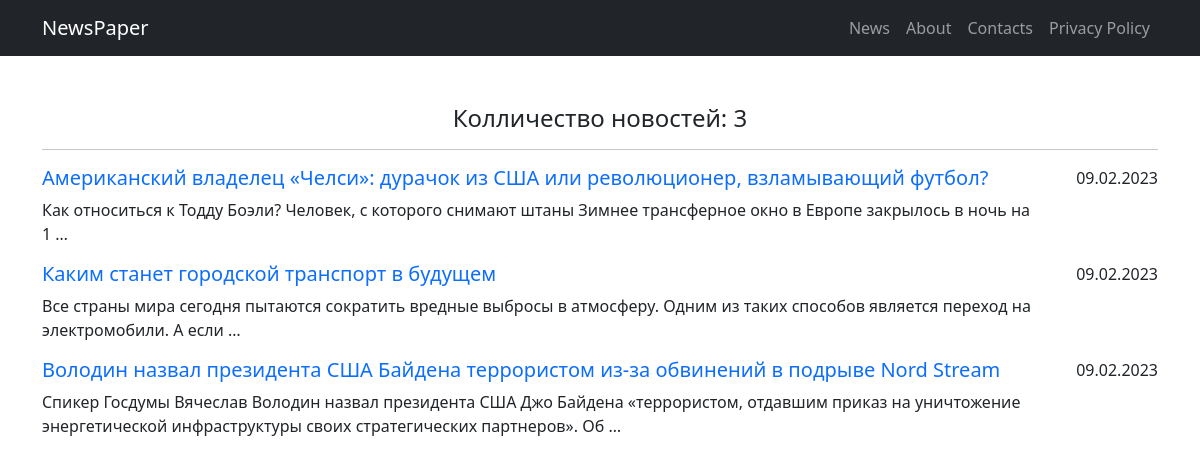
The page /news/ on the database as committed earlier.
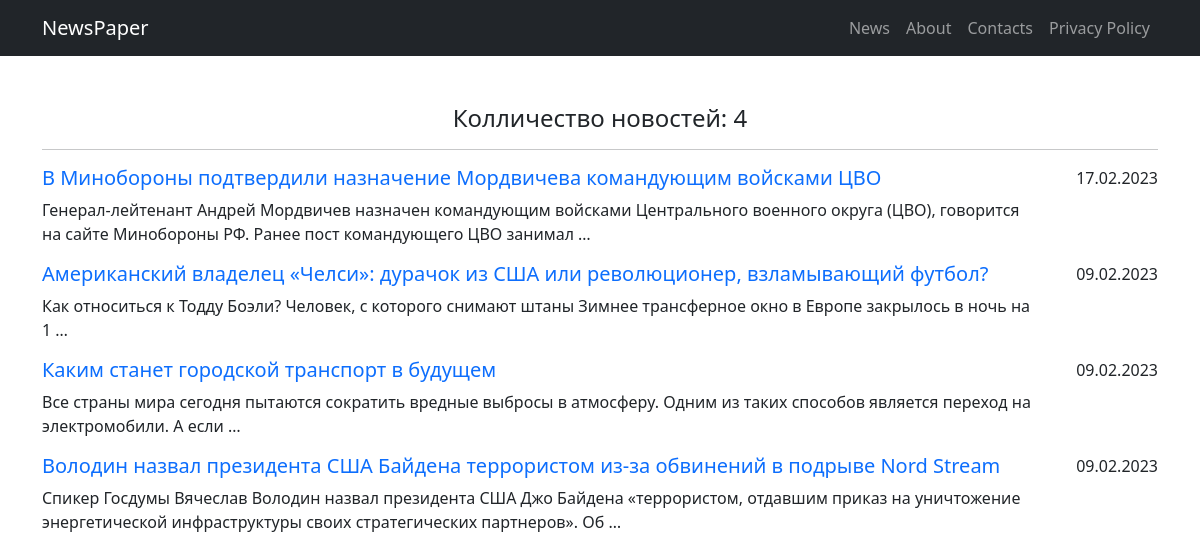
The same page on the database as committed later.
### news/models.py (models this page shows, shortened)
class LikeDislike:
    rate = 0

class Post(models.Model, LikeDislike):
    article = 'AR'
    new = 'NE'
    POST_TYPES = [
        (article, 'Статья'),
        (new, 'Новость')
    ]
    author = models.ForeignKey(Author, on_delete=models.CASCADE)
    type = models.CharField(max_length=2, choices=POST_TYPES, default=new)
    create_time = models.DateTimeField(auto_now_add=True)
    category = models.ManyToManyField(Category, through='PostCategory')
    title = models.CharField(max_length=255)
    content = models.TextField()
    rate = models.IntegerField(null=False, default=0)

### news/views.py (the view)
# urls.py: path('', ListPosts.as_view()),
class ListPosts(ListView):
    model = Post
    template_name = 'post_news.html'
    context_object_name = 'post_news'
    queryset = Post.objects.order_by('-create_time')

### templates/post_news.html (shortened to what this page needs)
{% extends 'default.html' %}
{% block content %}
{% if post_news %}
    <h4>Колличество новостей: {{ post_news|length }}</h4>
    <hr>
    <div class='news-block'>
        {% for post in post_news %}
        <div class="post-preview-container">
            <div class="title-container">
                <a href='/news/{{ post.id }}'><h5 class='new-title'>{{ post.title }}</h5></a>
                <p class="post-desc">{{ post.content|truncatewords:20 }}</p>
            </div>
        <span class='new-date'>{{ post.create_time|date:'d.m.Y' }}</span>
        </div>
        {% endfor %}
    </div>
{% else %}
    <h2>Новости отсутствуют</h2>
{% endif %}
{% endblock content %}

### templates/default.html (shortened to what this page needs)
{% load static %}
<!DOCTYPE html>
<html lang="en">
    <head>
        <link href="{% static 'css/styles.css' %}" rel="stylesheet" />
        <link href="{% static 'css/mod_styles.css' %}" rel="stylesheet" />
    </head>
    <body>
        <nav class="navbar navbar-expand-lg navbar-dark bg-dark">
            <div class="container">
                <a class="navbar-brand" href="#">NewsPaper</a>
                <div class="collapse navbar-collapse" id="navbarSupportedContent">
                    <ul class="navbar-nav ms-auto mb-2 mb-lg-0">
                        <li class="nav-item"><a class="nav-link" aria-current="page" href="/news">News</a></li>
                        <li class="nav-item"><a class="nav-link" aria-current="page" href="/about">About</a></li>
                        <li class="nav-item"><a class="nav-link" href="/contacts">Contacts</a></li>
                        <li class="nav-item"><a class="nav-link" href="/policy">Privacy Policy</a></li>
                    </ul>
                </div>
            </div>
        </nav>
        <div class="container">
            <div class="text-center mt-5">
              {% block content %}
              {% endblock content %}
            </div>
        </div>
    </body>
</html>
</body>
</html>

### static/css/mod_styles.css (style rules this page uses)
.post-preview-container { display: flex; justify-content: space-between; }
.post-desc { text-align: left; max-width: 1000px; }
.news-block { max-width: 1300px; }
.new-title { text-align: left; }
.new-date { margin-left: 30px; }
.title-container > a { text-decoration: none; }

Rows that differ between the two databases and show on the page:
added Post: title "В Минобороны подтвердили назначение Мордвичева командующим войсками ЦВО", content "Генерал-лейтенант Андрей Мордвичев назначен командующим войсками Центрального военного округа (ЦВО), говорится на сайте Минобороны РФ. Ранее пост командующего ЦВО занимал …", create_time "17.02.2023"
Other text that changed with them:
{{ post_news|length }}: "3" → "4"
